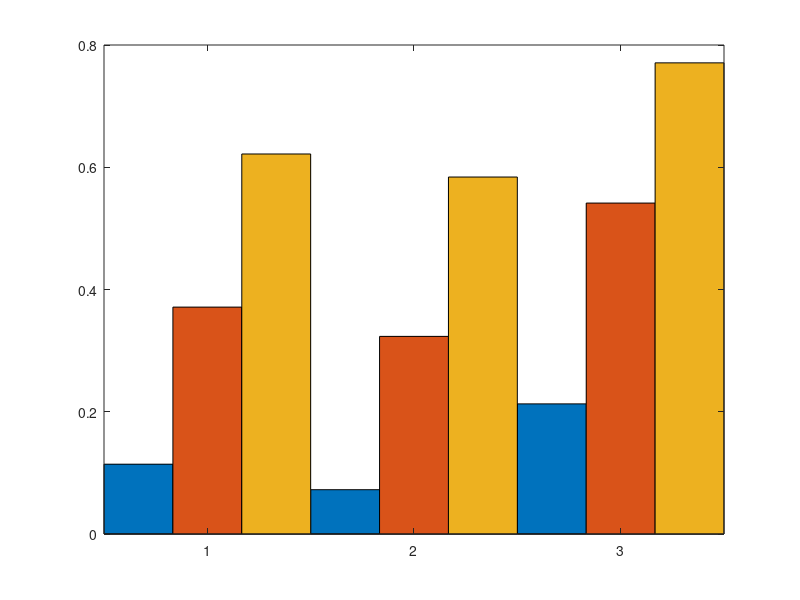

Recreate this plot in MATLAB. (Note: this script raises an error after producing the figure.)
clc;clear all; close all

%% Exp 3

fig1=figure;
load('res_exp3_sh.mat');
load('res_exp3_sr.mat');
load('res_exp3_uni.mat');

sh = res_exp3_sh;
sr = res_exp3_sr;
us = res_exp3_uni;

bh = bar([sh; sr; us],1);

bh(1).FaceColor = "#7E2F8E";
bh(2).FaceColor = "#77AC30";
bh(3).FaceColor = "#4DBEEE";
grid;

Exp = {'$\texttt{SHSR}$', '$\texttt{SuRSR}$', 'Uniform'};
xticks(1:numel(Exp)); % Setting x-axis ticks
xticklabels(Exp); % Setting x-axis labels
 

extraInputs = {'interpreter','latex','fontsize',15};
ylabel('Probability of Error - $e_n$',extraInputs{:});
lgd = legend('$K=16$','$K=32$', '$K=64$','Interpreter','latex','location','northwest');
ax=gca;
ax.FontSize = 25;
lgd.FontSize = 22;
pbaspect([1 0.8 1]);
ax.TickLabelInterpreter = "latex";
title('Experiment 3','interpreter','latex')
% ylim([0 1])
